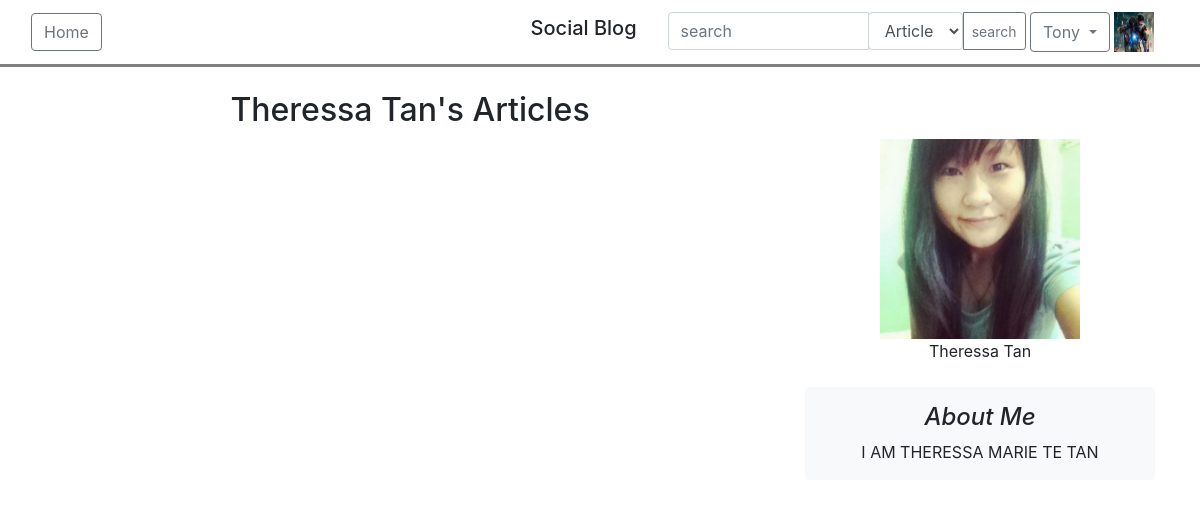
/drf/user/article/15 (signed in), run on an earlier commit of the app's database.
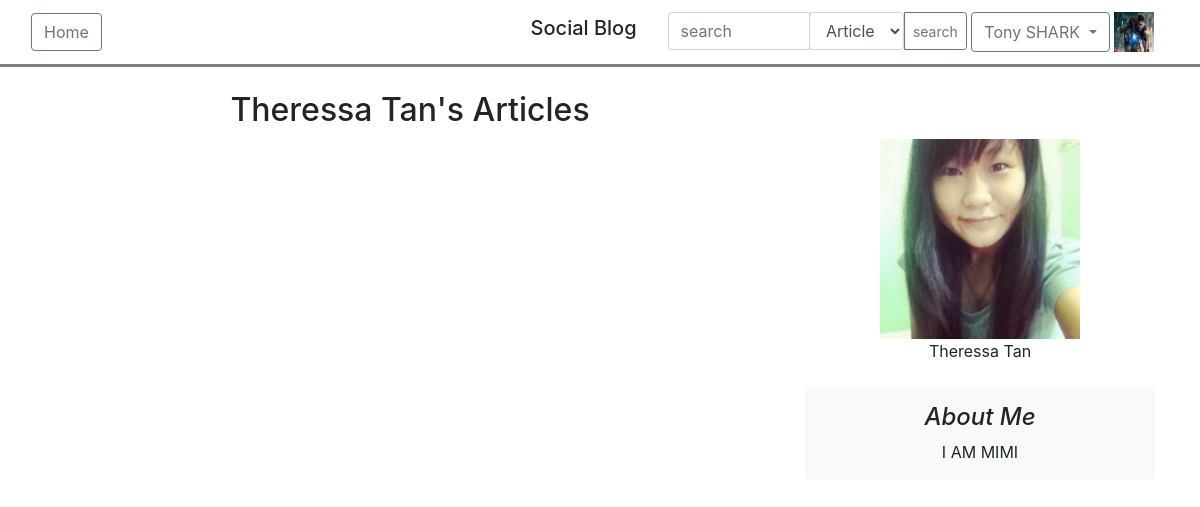
And on a later commit of the database.
### users/models.py (models this page shows, shortened)
class User(AbstractBaseUser, PermissionsMixin):
    email = models.EmailField(('email address'), unique=True)
    firstname = models.CharField(('first name'), max_length=30, blank=True)
    lastname = models.CharField(('last name'), max_length=30, blank=True)
    about_me = models.TextField(('about me'), blank=True)
    date_joined = models.DateTimeField(('date joined'), auto_now_add=True)
    is_active = models.BooleanField(('active'), default=True)
    is_staff = models.BooleanField(('staff'), default=False)
    is_superuser = models.BooleanField(('superuser'), default=False)
    avatar = models.ImageField(upload_to='avatars/', null=True, blank=True, default='avatars/default.png')
    objects = UserManager()
    USERNAME_FIELD = 'email'
    REQUIRED_FIELDS = []
    class Meta:
        verbose_name = ('user')
        verbose_name_plural = ('users')
    def get_full_name(self):
        full_name = '%s %s' % (self.firstname, self.lastname)
        return full_name.strip()

### blog/views.py (the view)
# urls.py: path('drf/user/article/<int:user_id>', UserArticlesTemplateView.as_view(), name = "drfuserarticle"),
class UserArticlesTemplateView(TemplateView):
    def get(self, request, **kwargs):
        user = User.objects.get(pk=kwargs.get('user_id'))
        return render(request, 'drf/userarticlesDRF.html', {'user': user})

### templates/drf/userarticlesDRF.html (shortened to what this page needs)
{% extends 'base.html' %}
{% load widget_tweaks %}
{% load static %}
{% block home %}
    <a href="{% url 'blog:drfhome' %}" class="btn btn-outline-secondary">Home</a>
{% endblock %}
{% block switch %}
    {% if request.user.is_authenticated %}
    <form name="search_form">
        <div class="input-group ">
            <input type="text" class="form-control" placeholder="search" aria-label="search" name="search" name="search">
            <div class="input-group-append">
                <select class="form-control" name="search_type" id="search_type">
                    <option value="article">Article</option>
                </select>
                <button class="btn btn-outline-secondary btn-sm" type="submit">search</button>
            </div>
        </div>
    </form>
    <div class="btn-group">
        <button type="button" class="btn btn-outline-secondary dropdown-toggle" data-toggle="dropdown" aria-haspopup="true" aria-expanded="false">
            {% if request.user.firstname %}
                {{ request.user.firstname }}
            {% else %}
                {{ request.user.email }}
            {% endif %}
        </button>
    </div>
        <img src="{{ request.user.avatar.url }}" width="40" height="40"></img>
    {% else %}
        <a href="{% url 'users:login' %}" class="btn btn-outline-secondary"> Login </a>
    {% endif %}
{% endblock%}
{% block content %}
    <div class="container-fluid">
        <div>
            <div class="container">
                <div class="row">
                    <div class="col-md-8    ">
                    <div align="center">
                        {% if request.user.id != user.id %}
                            {% if user.firstname %}
                            <h2> {{user.get_full_name}}'s Articles </h2>
                            {% else %}
                            <h2> {{user.email}}'s Articles </h2>
                            {% endif %}
                        {% else %}
                            <h2>Your Published Articles</h2>
                        {% endif %}
                    </div>
                    <br/>
                    </div>
                    <div class="col-md-4">
                    <div align="center">
                        {% if request.user.is_authenticated %}
                            {% if request.user.id != user.id %}
                                <br/>
                            {% endif %}
                        {% endif %}
                        <br/>
                        <img src="{{user.avatar.url}}" width="200px" height="200px">
                        <br/>
                        {% if user.firstname %}
                            {{user.get_full_name}}
                        {% else %}
                            {{user.email}}
                        {% endif %}
                        <br/>
                        <br/>
                        <div class="p-3 mb-3 bg-light rounded">
                            <h4 class="font-italic">About Me</h4>
                            <p class="mb-0">{{user.about_me}}</p>
                        </div>
                    </div>
                    </div>
                </div>
            </div>
        </div>
    </div>
{% endblock %}

What changed in the data, as far as the page shows it:
changed User: user.firstname "Tony" → "Tony SHARK"
changed User "Theressa Tan": about_me "I AM THERESSA MARIE TE TAN" → "I AM MIMI"
